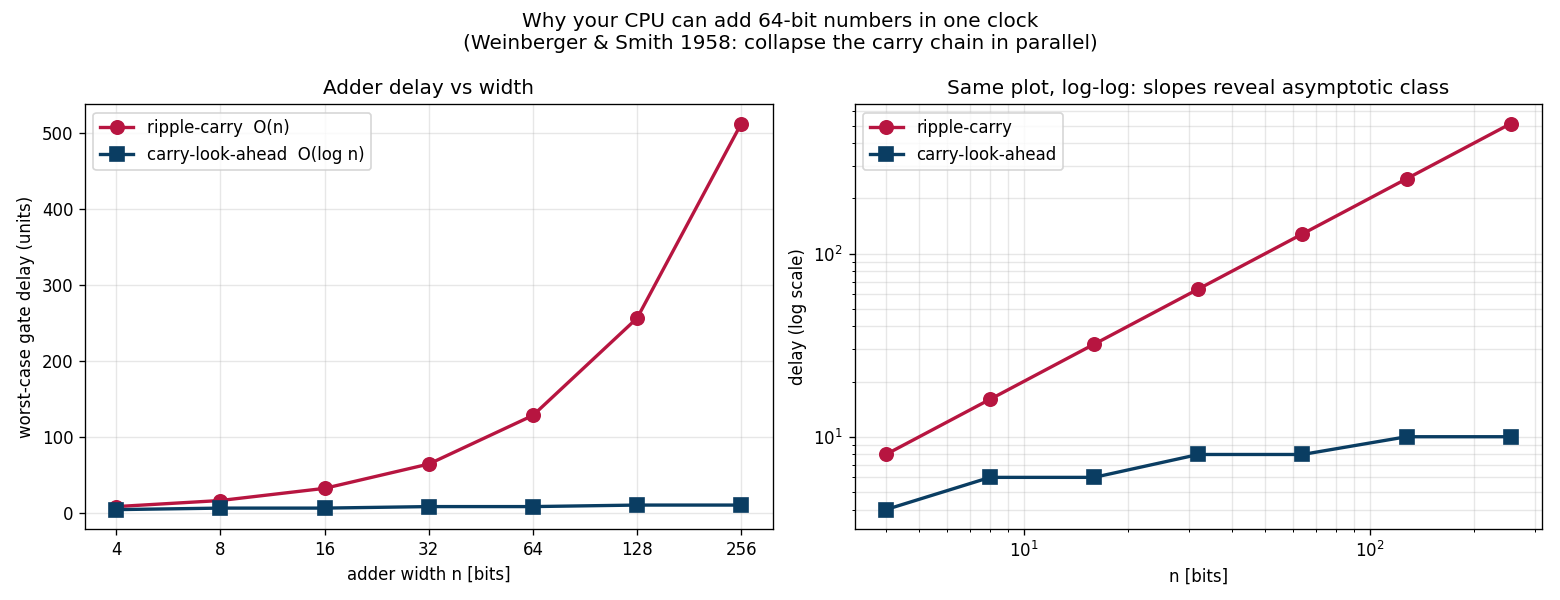

Reproduce this figure in Python.
"""
Chapter 5.3 - Ripple-carry vs carry-look-ahead: how adders got fast.

Phenomenon
----------
The simplest n-bit adder chains n full-adders, each waiting for the
carry-out of the previous one.  Total delay scales as O(n) — for a 64-bit
add, that's 64 gate delays just for the addition.  CPUs need to add in
~1 cycle, not 64.

Carry-look-ahead (Weinberger & Smith, 1958) precomputes the carries in
parallel using two signals per bit:
    g_i = a_i AND b_i      (generate: this bit definitely creates a carry)
    p_i = a_i XOR b_i      (propagate: this bit passes a carry along)
With those, c_{i+1} = g_i + p_i * c_i can be unrolled:
    c_4 = g_3 + p_3 g_2 + p_3 p_2 g_1 + p_3 p_2 p_1 g_0 + p_3 p_2 p_1 p_0 c_0
which can be computed in O(log n) gate delays.  This is *the* idea that
made multi-GHz arithmetic possible.

We measure both, with a simple "1 unit per gate" delay model.
"""
import numpy as np
import torch
import matplotlib.pyplot as plt
import os

def ripple_carry_delay(n):
    # Each full-adder ≈ 2 gate-delays in the carry path
    return 2 * n

def cla_block_delay(n, block_size=4):
    # 1 layer for g/p, log_{block_size}(n) carry-tree layers, 1 final sum layer
    layers = int(np.ceil(np.log(n) / np.log(block_size)))
    return 1 + 2 * layers + 1

ns = np.array([4, 8, 16, 32, 64, 128, 256])
ripple = np.array([ripple_carry_delay(n) for n in ns])
cla    = np.array([cla_block_delay(n)    for n in ns])

# ---------- Functional model: do an actual add and verify both produce the same answer ----------
rng = np.random.default_rng(42)

def to_bits(x, n):
    return [(x >> i) & 1 for i in range(n)]
def from_bits(bits):
    x = 0
    for i, b in enumerate(bits):
        x |= int(b) << i
    return x

def ripple_carry_add(a, b, n):
    out = []
    cin = 0
    for i in range(n):
        s = (a[i] ^ b[i]) ^ cin
        cout = (a[i] & b[i]) | (cin & (a[i] ^ b[i]))
        out.append(s); cin = cout
    return out, cin

def cla_add(a, b, n):
    p = [a[i] ^ b[i] for i in range(n)]
    g = [a[i] & b[i] for i in range(n)]
    c = [0] * (n + 1)
    for i in range(n):
        c[i+1] = g[i] | (p[i] & c[i])
    s = [p[i] ^ c[i] for i in range(n)]
    return s, c[n]

# Verify on random inputs (Python ints to avoid int64 overflow at n=64)
import random
random.seed(0)
for n in [8, 16, 32, 63]:
    for _ in range(50):
        a = random.randrange(0, 1 << n)
        b = random.randrange(0, 1 << n)
        a_bits, b_bits = to_bits(a, n), to_bits(b, n)
        s1, c1 = ripple_carry_add(a_bits, b_bits, n)
        s2, c2 = cla_add(a_bits, b_bits, n)
        assert from_bits(s1) + (c1 << n) == from_bits(s2) + (c2 << n) == (a + b)

# ---------- Plot ----------
fig, axes = plt.subplots(1, 2, figsize=(13, 5))

ax = axes[0]
ax.plot(ns, ripple, "o-", label="ripple-carry  O(n)", color="#b71540", lw=2, ms=8)
ax.plot(ns, cla,    "s-", label="carry-look-ahead  O(log n)", color="#0a3d62", lw=2, ms=8)
ax.set_xlabel("adder width n [bits]"); ax.set_ylabel("worst-case gate delay (units)")
ax.set_title("Adder delay vs width")
ax.legend(); ax.grid(alpha=0.3)
ax.set_xscale("log", base=2); ax.set_xticks(ns); ax.set_xticklabels(ns)

ax = axes[1]
# Same data on log-log to see the slopes clearly
ax.loglog(ns, ripple, "o-", color="#b71540", lw=2, ms=8, label="ripple-carry")
ax.loglog(ns, cla,    "s-", color="#0a3d62", lw=2, ms=8, label="carry-look-ahead")
ax.set_xlabel("n [bits]"); ax.set_ylabel("delay (log scale)")
ax.set_title("Same plot, log-log: slopes reveal asymptotic class")
ax.legend(); ax.grid(alpha=0.3, which="both")

fig.suptitle("Why your CPU can add 64-bit numbers in one clock\n"
             "(Weinberger & Smith 1958: collapse the carry chain in parallel)",
             fontsize=12)
fig.tight_layout()
out_path = os.path.join(os.path.dirname(__file__), "ripple_vs_cla_adder.png")
fig.savefig(out_path, dpi=120)
print(f"saved {out_path}")
